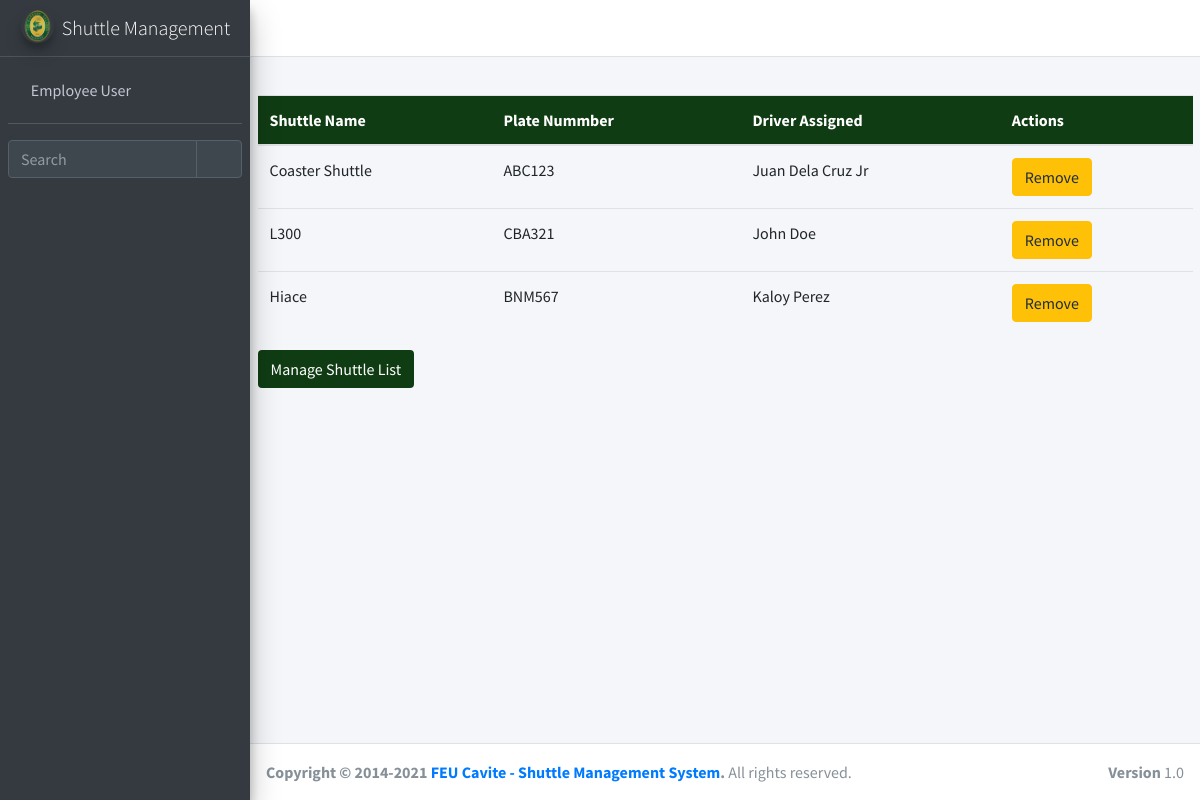
Page /ticket/add_shuttle_list/ (signed in) on the committed database.
### ticket/models.py (models this page shows, shortened)
class shuttle_service_list(models.Model):
    shuttle_service_list_id = models.AutoField(primary_key=True)
    shuttle_name = models.CharField(max_length=255, blank=True, null = True)
    plate_number = models.CharField(max_length=255, blank=True, null = True)
    driver_name = models.ForeignKey(shuttle_driver, null=True, blank=True, on_delete=models.CASCADE)

class shuttle_driver(models.Model):
    shuttle_driver_id = models.AutoField(primary_key=True)
    driver_name = models.CharField(max_length=255, blank=True, null = True)
    def __str__(self):
        return str(self.driver_name)

### ticket/views.py (the view)
# urls.py: path('add_shuttle_list/', login_required(views.add_shuttle_list), name='add_shuttle_list'),
def add_shuttle_list(request):
	query = {
		'dri': shuttle_driver.objects.all(),
		'slist': shuttle_service_list.objects.all(),
	}
	if request.method == "POST":
		db = shuttle_service_list()
		db.shuttle_name = request.POST.get('sname') or None
		db.plate_number = request.POST.get('pnumber') or None
		db.driver_name_id = request.POST.get('dname') or None
		db.save()
	return render(request, 'ticket/add_shuttle_list.html', query)

### ticket/templates/ticket/add_shuttle_list.html (shortened to what this page needs)
{% extends 'ticket/popupbase.html' %}
{% block content %}
{% load crispy_forms_tags %}
{% load static %}
<section>
	<div class="container-fluid">
		<table class="table">
			<thead class="thead-custom">
				<tr>
					<th>
						Shuttle Name
					</th>
					<th>
						Plate Nummber
					</th>
					<th>
						Driver Assigned
					</th>
					<th>
						Actions
					</th>
				</tr>
			</thead>
			<tbody>
				{% for items in slist %}
				<tr>
					<td>
						{{items.shuttle_name}}
					</td>
					<td>
						{{items.plate_number}}
					</td>
					<td>
						{{items.driver_name}}
					</td>
					<td>
						<a href="/ticket/remove_shuttle/{{items.shuttle_service_list_id}}" class="btn btn-warning">Remove</a>
					</td>
				</tr>
				{% endfor %}
			</tbody>
		</table>
		<button type="button" class="btn btn-success1 ap" data-toggle="modal" data-target="#exampleModal">
		  Manage Shuttle List
		</button>
	</div>
</section>
{% endblock content %}

### ticket/templates/ticket/popupbase.html (shortened to what this page needs)
{% load static %}
<!DOCTYPE html>
<html lang="en">
<head>
  <link rel="stylesheet" href="{% static 'basetemp/plugins/fontawesome-free/css/all.min.css' %}">
  <link rel="stylesheet" href="https://code.ionicframework.com/ionicons/2.0.1/css/ionicons.min.css">
  <link rel="stylesheet" href="{% static 'basetemp/plugins/tempusdominus-bootstrap-4/css/tempusdominus-bootstrap-4.min.css' %}">
  <link rel="stylesheet" href="{% static 'basetemp/plugins/icheck-bootstrap/icheck-bootstrap.min.css' %}">
  <link rel="stylesheet" href="{% static 'basetemp/plugins/jqvmap/jqvmap.min.css' %}">
  <link rel="stylesheet" href="{% static 'basetemp/dist/css/adminlte.min.css' %}">
  <link rel="stylesheet" href="{% static 'basetemp/plugins/overlayScrollbars/css/OverlayScrollbars.min.css' %}">
  <link rel="stylesheet" href="{% static 'basetemp/plugins/daterangepicker/daterangepicker.css' %}">
  <link rel="stylesheet" href="{% static 'basetemp/plugins/summernote/summernote-bs4.min.css' %}">
</head>
<body class="hold-transition sidebar-mini layout-fixed">
<div class="wrapper">
  <nav class="main-header navbar navbar-expand navbar-white navbar-light">
    <ul class="navbar-nav">
      <li class="nav-item">
        <a class="nav-link" data-widget="pushmenu" href="#" role="button"><i class="fas fa-bars"></i></a>
      </li>
      <li class="nav-item d-none d-sm-inline-block">
        <a href="#" class="nav-link"></a>
      </li>
    </ul>
    <ul class="navbar-nav ml-auto">
      <li class="nav-item">
        <a class="nav-link" data-widget="fullscreen" href="#" role="button">
          <i class="fas fa-expand-arrows-alt"></i>
        </a>
      </li>
    </ul>
  </nav>
  <aside class="main-sidebar sidebar-dark-primary elevation-4">
    <a href="/" class="brand-link">
      <img src="{% static 'shuttle/feulogo.png' %}" alt="AdminLTE Logo" class="brand-image img-circle elevation-3" style="opacity: .8">
      <span class="brand-text font-weight-light">Shuttle Management</span>
    </a>
    <div class="sidebar">
      <div class="user-panel mt-3 pb-3 mb-3 d-flex">
        <div class="image">
        </div>
        <div class="info">
          <a href="#" class="d-block">{{user.get_full_name}}</a>
        </div>
      </div>
      <div class="form-inline">
        <div class="input-group" data-widget="sidebar-search">
          <input class="form-control form-control-sidebar" type="search" placeholder="Search" aria-label="Search">
          <div class="input-group-append">
            <button class="btn btn-sidebar">
              <i class="fas fa-search fa-fw"></i>
            </button>
          </div>
        </div>
      </div>
    </div>
  </aside>
  <div class="content-wrapper">
    <div class="content-header">
    </div>
    {% block content %}
    {% endblock content %}
  </div>
  <footer class="main-footer">
    <strong>Copyright &copy; 2014-2021 <a href="#">FEU Cavite - Shuttle Management System</a>.</strong>
    All rights reserved.
    <div class="float-right d-none d-sm-inline-block">
      <b>Version</b> 1.0
    </div>
  </footer>
</div>
</body>
</html>

### ticket/templates/ticket/add_shuttle_list.html (style rules this page uses)
.btn-success1, .btn-success1:hover, .thead-custom { background-color: #103C14; color: white; }

### rows in the picture
shuttle_service_list: shuttle_name "Coaster Shuttle", plate_number "ABC123", driver_name "Juan Dela Cruz Jr"
shuttle_service_list: shuttle_name "L300", plate_number "CBA321", driver_name "John Doe"
shuttle_service_list: shuttle_name "Hiace", plate_number "BNM567", driver_name "Kaloy Perez"

### other values in the picture
{{ user.get_full_name }} "Employee User"
